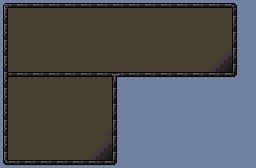

This is a level from a 2D game, rendered from its Tiled map with the project's own tilesets. A one-line summary and the complete map file follow:
An orthogonal 32x21 tile map with 8x8 px tiles, 1 tile layer (Tile Layer 1).

<map version="1.9" tiledversion="1.9.2" orientation="orthogonal" renderorder="right-down" width="32" height="21" tilewidth="8" tileheight="8" infinite="0" nextlayerid="2" nextobjectid="1">
 <tileset firstgid="1" source="../MenuUI.tsx" />
 <layer id="1" name="Tile Layer 1" width="32" height="21">
  <data encoding="csv">
2,3,4,3,4,3,4,3,4,3,4,3,4,3,4,3,4,3,4,3,4,3,4,3,4,3,4,3,4,5,1,1,
7,10,10,10,10,10,10,10,10,10,10,10,10,10,10,10,10,10,10,10,10,10,10,10,10,10,10,10,10,11,1,1,
8,10,10,10,10,10,10,10,10,10,10,10,10,10,10,10,10,10,10,10,10,10,10,10,10,10,10,10,10,9,1,1,
7,10,10,10,10,10,10,10,10,10,10,10,10,10,10,10,10,10,10,10,10,10,10,10,10,10,10,10,10,11,1,1,
8,10,10,10,10,10,10,10,10,10,10,10,10,10,10,10,10,10,10,10,10,10,10,10,10,10,10,10,10,9,1,1,
7,10,10,10,10,10,10,10,10,10,10,10,10,10,10,10,10,10,10,10,10,10,10,10,10,10,10,10,10,11,1,1,
8,10,10,10,10,10,10,10,10,10,10,10,10,10,10,10,10,10,10,10,10,10,10,10,10,10,10,10,63,9,1,1,
7,10,10,10,10,10,10,10,10,10,10,10,10,10,10,10,10,10,10,10,10,10,10,10,10,10,10,63,65,11,1,1,
8,10,10,10,10,10,10,10,10,10,10,10,10,10,10,10,10,10,10,10,10,10,10,10,10,10,63,65,67,9,1,1,
7,23,24,23,24,23,24,23,24,23,24,23,24,23,48,28,29,28,29,28,29,28,29,28,29,28,29,28,29,30,1,1,
8,10,10,10,10,10,10,10,10,10,10,10,10,10,11,1,1,1,1,1,1,1,1,1,1,1,1,1,1,1,1,1,
7,10,10,10,10,10,10,10,10,10,10,10,10,10,9,1,1,1,1,1,1,1,1,1,1,1,1,1,1,1,1,1,
8,10,10,10,10,10,10,10,10,10,10,10,10,10,11,1,1,1,1,1,1,1,1,1,1,1,1,1,1,1,1,1,
7,10,10,10,10,10,10,10,10,10,10,10,10,10,9,1,1,1,1,1,1,1,1,1,1,1,1,1,1,1,1,1,
8,10,10,10,10,10,10,10,10,10,10,10,10,10,11,1,1,1,1,1,1,1,1,1,1,1,1,1,1,1,1,1,
7,10,10,10,10,10,10,10,10,10,10,10,10,10,9,1,1,1,1,1,1,1,1,1,1,1,1,1,1,1,1,1,
8,10,10,10,10,10,10,10,10,10,10,10,10,63,11,1,1,1,1,1,1,1,1,1,1,1,1,1,1,1,1,1,
7,10,10,10,10,10,10,10,10,10,10,10,10,63,9,1,1,1,1,1,1,1,1,1,1,1,1,1,1,1,1,1,
8,10,10,10,10,10,10,10,10,10,10,10,63,65,11,1,1,1,1,1,1,1,1,1,1,1,1,1,1,1,1,1,
7,10,10,10,10,10,10,10,10,10,10,63,65,67,9,1,1,1,1,1,1,1,1,1,1,1,1,1,1,1,1,1,
27,29,28,29,28,29,28,29,28,29,28,29,28,29,30,1,1,1,1,1,1,1,1,1,1,1,1,1,1,1,1,1
</data>
 </layer>
</map>
